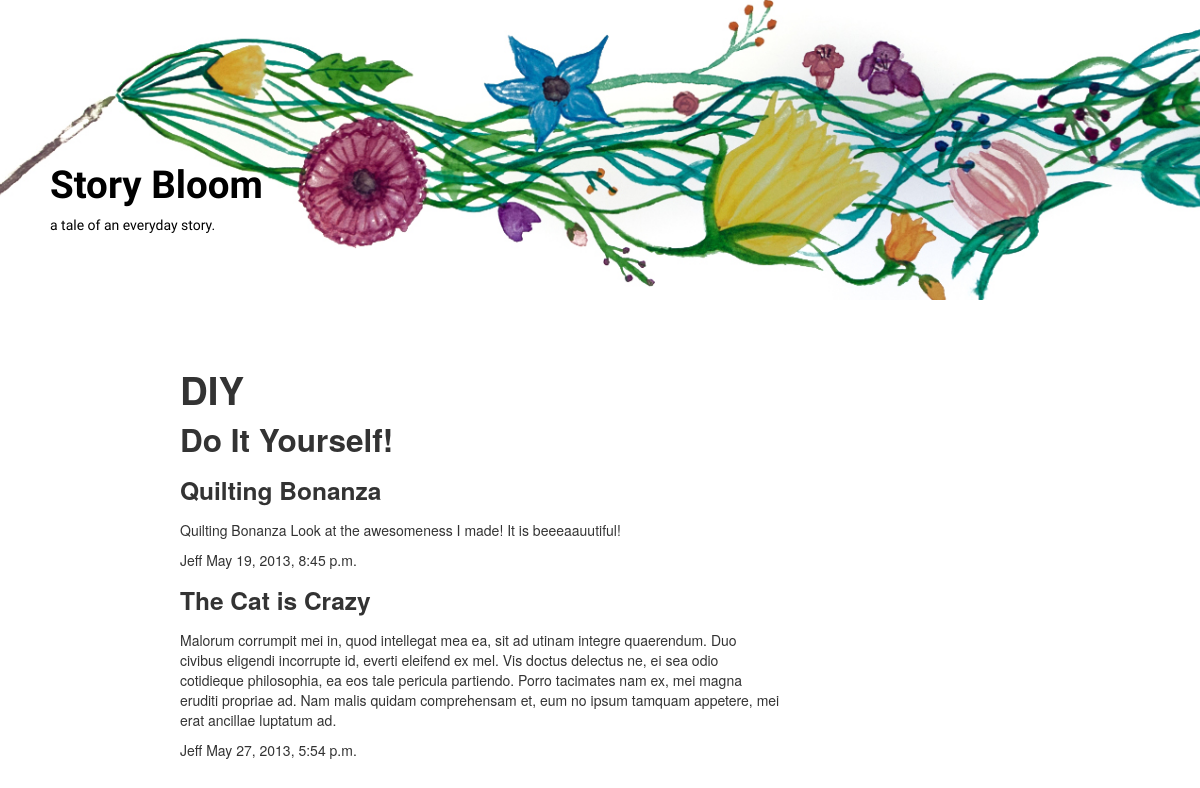
/b/4/, run on the app's committed database.
### blogs/models.py (models this page shows, shortened)
class Category(models.Model):
    name       = models.CharField('Name', max_length=50)
    short_desc = models.CharField('Short Description', max_length=100)
    long_desc  = models.CharField('Long Description', max_length=400)
    image_url  = models.CharField('Image URL', max_length=100)
    class Meta:
        verbose_name_plural="Categories"

class Post(models.Model):
    title         = models.CharField('Title', max_length=50)
    image_url     = models.CharField('Image URL', max_length=100)
    keywords      = models.CharField('Keywords', max_length=50)
    category      = models.ForeignKey(Category)
    short_desc    = models.CharField('Short Description', max_length=100)
    long_desc     = models.CharField('Long Description', max_length=400)
    author        = models.CharField('Author', max_length=50)
    pub_date      = models.DateTimeField('Date Published')
    post          = models.TextField('Post')

### blogs/views.py (the view)
# urls.py: url(r'^(?P<category_id>\d)/$', views.get_category, name='post')
def get_category(request, category_id):
    context = {
        'categories': Category.objects.all(),
        'category': Category.objects.get(id=category_id),
        'posts': Post.objects.filter(category=category_id)
    }
    return render(request, 'blogs/category.html', context)

### storybloom/templates/blogs/category.html (shortened to what this page needs)
{% load staticfiles %}
<!DOCTYPE html>
<html>
	<head>
		<link type="text/css" rel="stylesheet" href="{% static 'css/blogs/common.css' %}">
		<link type="text/css" rel="stylesheet" href="{% static 'css/blogs/index.css' %}">
	</head>
	<body>
		{% include "blogs/site-header.html" %}
		<main class="sitecontent l-sitecontent">
		    <h1>{{category.name}}</h1>
		    <h2>{{category.short_desc}}</h2>
		    {% for post in posts %}
				<div class="post">
					<header class="post-header">
						<h3>{{post.title}}</h3>
					</header>
					<div class="post-content">
						<p>{{post.post}}</p>
					</div>
					<footer class="post-footer">
						<span class="post-author">
							{{post.author}}
						</span>
						<span class="post-date">
							{{post.pub_date}}
						</span>
					</footer>
				</div>
			{% endfor %}
		</main>
	</body>
</html>

### storybloom/templates/blogs/site-header.html (shortened to what this page needs)
{% load staticfiles %}
<header class="siteheader l-siteheader">
    <div class="siteheader-image"></div>
    <div class="siteheader-content">
    	<div class="siteheader-content-inner">
        	<h1>Story Bloom</h1>
        	<p> a tale of an everyday story.</p>
        </div>
    </div>
</header>

### storybloom/static/css/blogs/base.css (style rules this page uses)
body, main { padding: 0; margin: 0; }

### storybloom/static/css/blogs/layout.css (style rules this page uses)
.l-siteheader { position: absolute; width: 100%; height: 300px; }
.l-sitecontent { position: absolute; top: 360px; left: 15%; right: 35%; padding: 0px 0px 0px 0px; }
.post-content { max-width: 600px }

### storybloom/static/css/blogs/siteheader.css (style rules this page uses)
.siteheader-image { width: 100%; height: 100%; background-image: url('../../images/site-header.jpg'); background-position: center; background-position-x: 50%; background-position-y: 50%; background-size: cover; }
.siteheader-content { width: 100%; position: absolute; top: 100px; left: 0; padding: 55px 50px; color: white; }
.siteheader-content-inner { font-family: 'Indie Flower', cursive; color: black; }
@media (min-width: 721px) { .siteheader-image { background-position-x: 65%; background-position-y: 65%; } }
@media (min-width: 721px) { .siteheader-content { width: 25%; position: absolute; top: 100px; left: 0; padding: 55px 50px; color: white; } }
@media (min-width: 721px) { .siteheader-content-inner { font-family: 'Indie Flower', cursive, bold; color: black; } }

### data on the page
Category: name "DIY", short_desc "Do It Yourself!"
Post: title "Quilting Bonanza", post "Quilting Bonanza Look at the awesomeness I made! It is beeeaauutiful!", author "Jeff", pub_date "May 19, 2013, 8:45 p.m."
Post: title "The Cat is Crazy", post "Malorum corrumpit mei in, quod intellegat mea ea, sit ad utinam integre quaerendum. Duo civibus eligendi incorrupte id, everti eleifend ex mel. Vis doctus delectus ne, ei sea odio cotidieque philosophia, ea eos tale pericula partiendo. Porro tacimates nam ex, mei magna eruditi propriae ad. Nam malis quidam comprehensam et, eum no ipsum tamquam appetere, mei erat ancillae luptatum ad.", author "Jeff", pub_date "May 27, 2013, 5:54 p.m."
